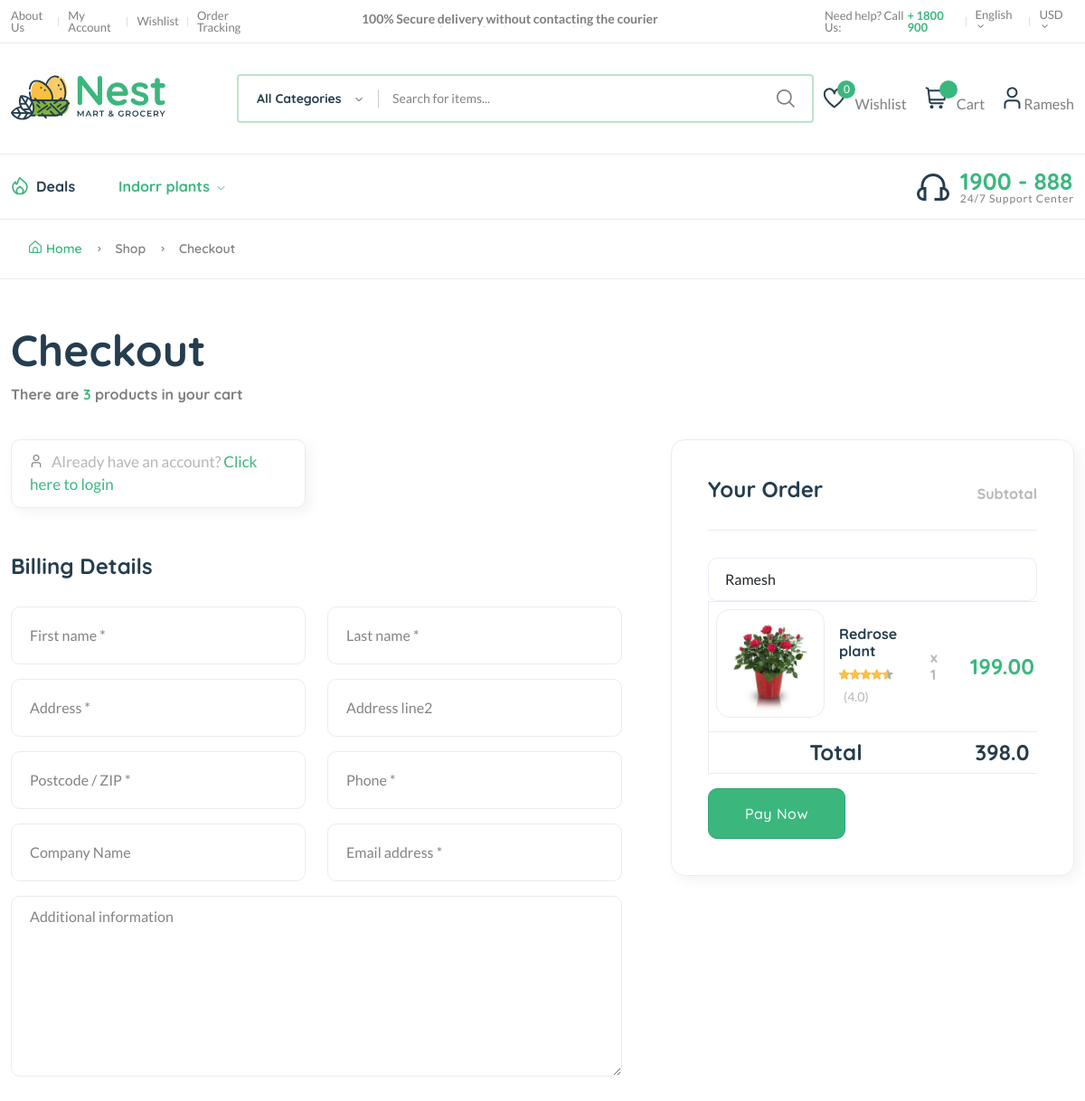
Page /checkout/ (signed in) on the committed database.
### accountmanager/models.py (models this page shows, shortened)
class User(auth_models.AbstractBaseUser, models.Model):
    name = models.CharField(max_length=200)
    email = models.EmailField(max_length=200)
    phone = models.CharField(max_length=15,unique=True)
    dob = models.CharField(max_length=20, null=True, blank=True)
    profile_pic = models.ImageField(upload_to='profile', default='', null=True, blank=True)
    is_active = models.BooleanField(default=True)
    is_staff = models.BooleanField(default=False)
    is_superuser= models.BooleanField(default=True)
    is_admin = models.BooleanField(default=False)
    is_user = models.BooleanField(default=False)
    USERNAME_FIELD = 'phone'
    objects = UserManager()
    REQUIRED_FIELDS = ['name']

### categorymanager/models.py (models this page shows)
class CategoryModel(models.Model):
    title = models.CharField(max_length=200)
    status = models.BooleanField(default=1, null=True, blank=True)
    @property
    def sucat_list(self):
        return self.category.all()

### ordermanager/models.py (models this page shows)
class CartModel(models.Model):
    productid = models.ForeignKey(ProductModel, on_delete=models.CASCADE)
    quantity =  models.IntegerField(null=True, blank=True)
    total_price = models.DecimalField(max_digits=6, decimal_places=2)
    user  =  models.ForeignKey(User, on_delete=models.CASCADE)

### productmanager/models.py (models this page shows, shortened)
class ProductModel(models.Model):
    subcategory = models.ForeignKey(SubCategoryModel, on_delete=models.CASCADE)
    title = models.CharField(max_length=200, blank=False)
    description  = models.TextField()
    price  = models.DecimalField(max_digits=6, decimal_places=2)
    prouct_property = models.CharField(max_length=50, blank=False)
    coverImage = models.ImageField(upload_to='products/')
    Image1 = models.ImageField(upload_to='products', null=True, blank=True)
    Image2 = models.ImageField(upload_to='products', null=True, blank=True)
    Image3 = models.ImageField(upload_to='products', null=True, blank=True)
    Image4 = models.ImageField(upload_to='products', null=True, blank=True)
    stock = models.PositiveIntegerField(default=0)
    is_published = models.BooleanField(default=False)

### ordermanager/views.py (the view)
# urls.py: path('checkout/',  orderViews.checkout),
def checkout(request):
    categories = CategoryModel.objects.all()
    wishlist_count  = WishlistModel.objects.filter(user=request.user).count()
    cartlist = CartModel.objects.filter(user= request.user)
    total= 0
    if cartlist:
        for cartAmount in cartlist:
                total = float(cartAmount.total_price)+float(total)
    return render(request, 'frontend/checkout.html', {"categories": categories, "cartlist":cartlist,"total":total,  "wishlist_count":wishlist_count})

### templates/frontend/checkout.html (shortened to what this page needs)
{% extends "frontend/base.html" %}
{%load static%}
{% block content %}
    <div class="page-header breadcrumb-wrap">
        <div class="container">
            <div class="breadcrumb">
                <a href="index.html" rel="nofollow"><i class="fi-rs-home mr-5"></i>Home</a>
                <span></span> Shop
                <span></span> Checkout
            </div>
        </div>
    </div>
    <div class="container mb-80 mt-50">
        <div class="row">
            <div class="col-lg-8 mb-40">
                <h1 class="heading-2 mb-10">Checkout</h1>
                <div class="d-flex justify-content-between">
                    <h6 class="text-body">There are <span class="text-brand">3</span> products in your cart</h6>
                </div>
            </div>
        </div>
        <div class="row" data-select2-id="19">
            <div class="col-lg-7" data-select2-id="18">
                <div class="row mb-50">
                    <div class="col-lg-6 mb-sm-15 mb-lg-0 mb-md-3">
                        <div class="toggle_info">
                            <span><i class="fi-rs-user mr-10"></i><span class="text-muted font-lg">Already have an account?</span>
                            <a href="#loginform" data-bs-toggle="collapse" class="collapsed font-lg" aria-expanded="false">Click here to login</a></span>
                        </div>
                    </div>
                </div>
                <div class="row" data-select2-id="17">
                    <h4 class="mb-30">Billing Details</h4>
                    <form method="post" data-select2-id="16">
                        <div class="row">
                            <div class="form-group col-lg-6">
                                <input type="text" required="" name="fname" placeholder="First name *">
                            </div>
                            <div class="form-group col-lg-6">
                                <input type="text" required="" name="lname" placeholder="Last name *">
                            </div>
                        </div>
                        <div class="row">
                            <div class="form-group col-lg-6">
                                <input type="text" name="billing_address" required="" placeholder="Address *">
                            </div>
                            <div class="form-group col-lg-6">
                                <input type="text" name="billing_address2" required="" placeholder="Address line2">
                            </div>
                        </div>
                        <div class="row">
                            <div class="form-group col-lg-6">
                                <input required="" type="text" name="zipcode" placeholder="Postcode / ZIP *">
                            </div>
                            <div class="form-group col-lg-6">
                                <input required="" type="text" name="phone" placeholder="Phone *">
                            </div>
                        </div>
                        <div class="row">
                            <div class="form-group col-lg-6">
                                <input required="" type="text" name="cname" placeholder="Company Name">
                            </div>
                            <div class="form-group col-lg-6">
                                <input required="" type="text" name="email" placeholder="Email address *">
                            </div>
                        </div>
                        <div class="form-group mb-30">
                            <textarea rows="5" placeholder="Additional information"></textarea>
                        </div>
                    </form>
                </div>
            </div>
            <div class="col-lg-5">
                <div class="border p-40 cart-totals ml-30 mb-50">
                    <div class="d-flex align-items-end justify-content-between mb-30">
                        <h4>Your Order</h4>
                        <h6 class="text-muted">Subtotal</h6>
                    </div>
                    <div class="divider-2 mb-30"></div>
                    <div class="table-responsive order_table checkout">
                        <form action="{% url 'payment' %}" method='POST'>
                        <table class="table no-border">
                            <tbody>
                                 {%for cart in cartlist%}
                                <tr>
                                    <td class="image product-thumbnail"><img src="/{{cart.productid.coverImage}}" alt="#"></td>
                                    <td>
                                        <h6 class="w-160 mb-5"><a href="#" class="text-heading">{{cart.productid.title}}</a></h6>
                                        <div class="product-rate-cover">
                                            <div class="product-rate d-inline-block">
                                                <div class="product-rating" style="width:90%">
                                                </div>
                                            </div>
                                            <span class="font-small ml-5 text-muted"> (4.0)</span>
                                        </div>
                                    </td>
                                    <td>
                                        <h6 class="text-muted pl-20 pr-20">x 1</h6>
                                    </td>
                                    <td>
                                        <h4 class="text-brand"> {{cart.productid.price}} </h4>
                                    </td>
                                </tr>
                                 {%endfor%}
                                 <input type="name" name="name" class="form-control" id="exampleInputEmail1" aria-describedby="emailHelp" value="Ramesh">
                                 <tr><td colspan="3"><h4><center>Total</center></h4></td><td><center> <a href="Javacript:void(0)" class="text-heading"><h4>{{total}}</h4></a></center></td></tr>
                            </tbody>
                        </table>
                        <button type="submit" class="btn btn-primary">Pay Now</button>
 </form>
                    </div>
                </div>
            </div>
        </div>
    </div>
    {%endblock%}

### templates/frontend/base.html (shortened to what this page needs)
{%load static%}
<!DOCTYPE html>
<html class="no.js" lang="en">
<head>
    <link rel="stylesheet" href="{% static '/frontend/assets/css/plugins/animate.min.css' %}" />
    <link rel="stylesheet" href="{% static '/frontend/assets/css/main.css' %}" />
</head>
<body>
    <header class="header-area header-style-1 header-height-2">
        <div class="header-top header-top-ptb-1 d-none d-lg-block">
            <div class="container">
                <div class="row align-items-center">
                    <div class="col-xl-3 col-lg-4">
                        <div class="header-info">
                            <ul>
                                <li><a href="/aboutus/">About Us</a></li>
                                <li><a href="/myacount/">My Account</a></li>
                                <li><a href="/wishlist/">Wishlist</a></li>
                                <li><a href="/ordertracking/">Order Tracking</a></li>
                            </ul>
                        </div>
                    </div>
                    <div class="col-xl-6 col-lg-4">
                        <div class="text-center">
                            <div id="news-flash" class="d-inline-block">
                                <ul>
                                    <li>100% Secure delivery without contacting the courier</li>
                                </ul>
                            </div>
                        </div>
                    </div>
                    <div class="col-xl-3 col-lg-4">
                        <div class="header-info header-info-right">
                            <ul>
                                <li>Need help? Call Us: <strong class="text-brand"> + 1800 900</strong></li>
                                <li>
                                    <a class="language-dropdown-active" href="#">English <i class="fi-rs-angle-small-down"></i></a>
                                </li>
                                <li>
                                    <a class="language-dropdown-active" href="#">USD <i class="fi-rs-angle-small-down"></i></a>
                                </li>
                            </ul>
                        </div>
                    </div>
                </div>
            </div>
        </div>
        <div class="header-middle header-middle-ptb-1 d-none d-lg-block">
            <div class="container">
                <div class="header-wrap">
                    <div class="logo logo-width-1">
                        <a href="/"><img src="{% static   '/frontend/assets/imgs/theme/logo.svg'  %}" alt="logo" /></a>
                    </div>
                    <div class="header-right">
                        <div class="search-style-2">
                            <form action="#">
                                <input type="text" placeholder="Search for items..." />
                            </form>
                        </div>
                        <div class="header-action-right">
                            <div class="header-action-2">
                                <div class="header-action-icon-2">
                                    <a href="shop-wishlist.html">
                                        <img class="svgInject" alt="Nest" src="{% static   '/frontend/assets/imgs/theme/icons/icon-heart.svg'  %}" />
                                        <span class="pro-count blue" id="wishlist">{{wishlist_count}}</span>
                                    </a>
                                    <a href="/wishlist"><span class="lable">Wishlist</span></a>
                                </div>
                                <div class="header-action-icon-2">
                                    <a class="mini-cart-icon" href="shop-cart.html">
                                        <img alt="Nest" src="{% static   '/frontend/assets/imgs/theme/icons/icon-cart.svg'  %}" />
                                        <span class="pro-count blue" id="cartcount"></span>
                                    </a>
                                    <a href="/cart/?detail=true"><span class="lable">Cart</span></a>
                                </div>
                                <div class="header-action-icon-2">
                                    <a href="page-account.html">
                                        <img class="svgInject" alt="Nest" src="{% static   '/frontend/assets/imgs/theme/icons/icon-user.svg'  %}" />
                                    </a>
                                    {% if request.user.is_authenticated %}
                                    <a href="/profile/"><span class="lable ml-0"> {{ request.user.name }}</span></a>
                                    {% else %}
                                    <a href="/userloginlogin/"><span class="lable ml-0">Login</span></a>{% endif %}
                                </div>
                            </div>
                        </div>
                    </div>
                </div>
            </div>
        </div>
        <div class="header-bottom header-bottom-bg-color sticky-bar">
            <div class="container">
                <div class="header-wrap header-space-between position-relative">
                    <div class="header-nav d-none d-lg-flex">
                        <div class="main-menu main-menu-padding-1 main-menu-lh-2 d-none d-lg-block font-heading">
                            <nav>
                                <ul>
                                    <li class="hot-deals"><img src="{% static   '/frontend/assets/imgs/theme/icons/icon-hot.svg'  %}" alt="hot deals" /><a href="shop-grid-right.html">Deals</a></li>
                                     {%for category in categories%}
                                    <li>
                                        <a class="active" href="javascript:void(0)">{{category.title}} <i class="fi-rs-angle-down"></i></a>
                                    </li>
                                    {%endfor%}
                                </ul>
                            </nav>
                        </div>
                    </div>
                    <div class="hotline d-none d-lg-flex">
                        <img src="{% static   '/frontend/assets/imgs/theme/icons/icon-headphone.svg'  %}" alt="hotline" />
                        <p>1900 - 888<span>24/7 Support Center</span></p>
                    </div>
                </div>
            </div>
        </div>
    </header>
    <main class="main">
        {% block content %}
        {% endblock %}
    </main>
</body>
</html>

### rows in the picture
User: user.name "Ramesh"
CategoryModel: title "Indorr plants"
CartModel: productid.coverImage (picture), productid "Redrose plant", productid.price "199.00"

### other values in the picture
{{ wishlist_count }} "0"
{{ total }} "398.0"
